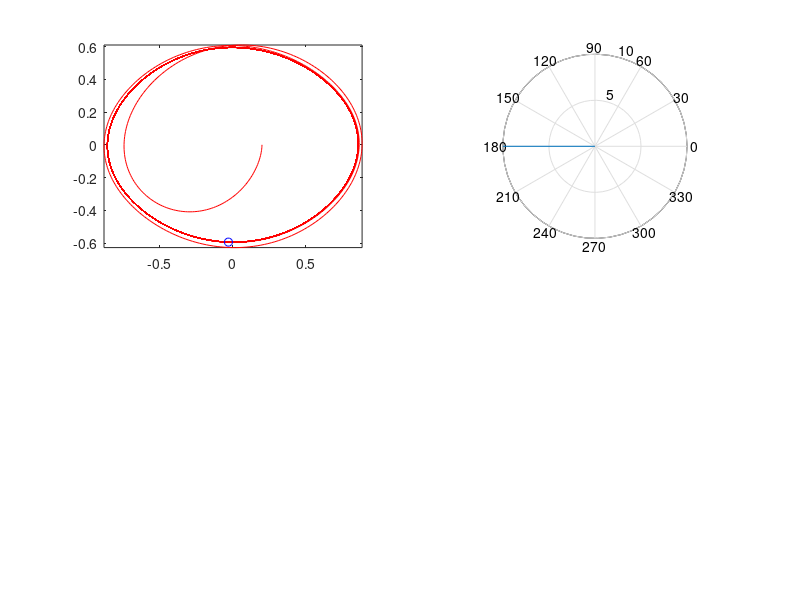

The MATLAB source for this figure: (Note: this script raises an error after producing the figure.)
data05 = load('shmdata_phasespace_05.dat');
theta05 = data05(:,2);
w05 = data05(:,3);
subplot(221);
comet(theta05,w05,0.001);
subplot(222);
h = polar([-pi pi], [0 10]);
comet(h,theta05,9.81);
